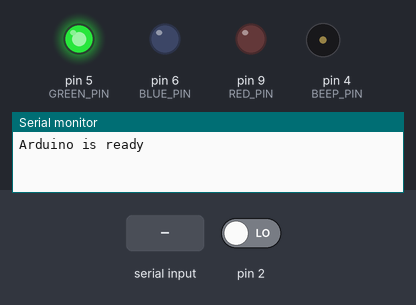
A sketch run on a simulated Arduino Uno, built with avr-gcc and run on an emulated ATmega328P. Shown: output pins drawn as LEDs (lit = HIGH), buzzer (waves = sounding, pin HIGH), the last lines printed to the serial monitor. Inputs (shaded band) come from the test bench; at power-on: pin 2 LOW.

Above: at 1.2 s.
1.3 s: "1\n" received over Serial
At 1.65 s:
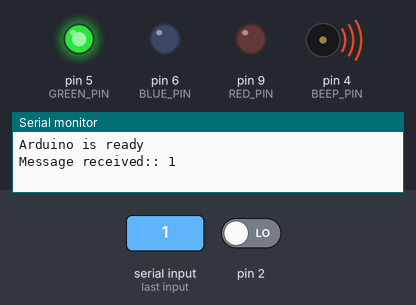
4.3 s: "0\n" received over Serial
At 6.3 s:
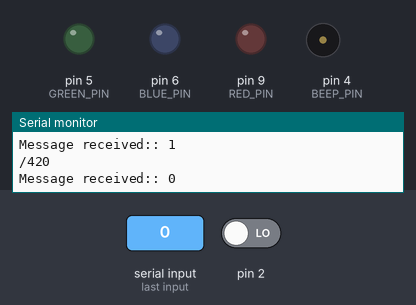
7.3 s: "2\n" received over Serial
At 8.9 s:
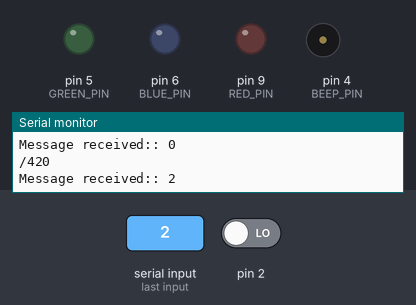
Timing chart, 0 to 10.5 s (numbered marks = the images above; inputs shaded):
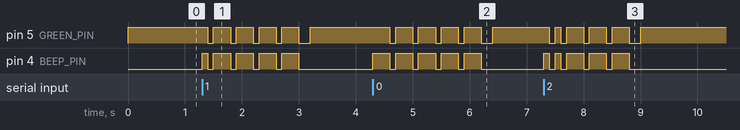

The sketch:

MorseCoreHomelabAlertRework.ino.ino
```cpp
// Declaring Variables
String alertMessage = "hello world";
volatile bool powerState = true;
String errorMessage = "";
int errorCode = 0;


// Defining morse code mapping
const char* MORSE_CODE[][2]={
  {'A', ".-"},   {'B', "-..."},  {'C', "-.-."}, {'D', "-.."},
  {'E', "."},    {'F', "..-."},  {'G', "--."},  {'H', "...."},
  {'I', ".."},   {'J', ".---"},  {'K', "-.-"},  {'L', ".-.."},
  {'M', "--"},   {'N', "-."},    {'O', "---"},  {'P', ".--."},
  {'Q', "--.-"}, {'R', ".-."},   {'S', "..."},  {'T', "-"},
  {'U', "..-"},  {'V', "...-"},  {'W', ".--"},  {'X', "-..-"},
  {'Y', "-.--"}, {'Z', "--.."},  {'1', ".----"}, {'2', "..---"},
  {'3', "...--"}, {'4', "....-"}, {'5', "....."}, {'6', "-...."},
  {'7', "--..."}, {'8', "---.."}, {'9', "----."}, {'0', "-----"}
};

//Declaring gap timing
int CHAR_DELAY = 100;
int LETTER_DELAY = 200;
int WORD_DELAY = 600;

//Declaring Pins
int RED_PIN = 9;
int GREEN_PIN = 5;
int BLUE_PIN = 6;
int BEEP_PIN = 4;

//Declaring ColorValues
int redValue = 0;
int greenValue = 0;
int blueValue = 0;

// Declaring functions [kinda like init i would assume before any one is requested they already exist]
void setup();
void loop();
void setColor(int red,int green, int blue);
void toggleLed(bool toggleStatus, bool toggleBuzzer=false);
void dot();
void dash();
bool encodeMorseChar(char CHAR);
void printMorseDictionary();
void messageToMorse(String message);


void setup() {
  Serial.begin(115200);
  pinMode(RED_PIN, OUTPUT);
  pinMode(GREEN_PIN, OUTPUT);
  pinMode(BLUE_PIN, OUTPUT);
  pinMode(BEEP_PIN, OUTPUT);
  pinMode(2, INPUT);
  attachInterrupt(digitalPinToInterrupt(2), powerStateToggle, RISING);
  Serial.println("Arduino is ready");
}

void powerStateToggle() {
  powerState = !powerState;
}

void setColor(int red, int green, int blue) {
  redValue = red;
  greenValue=green;
  blueValue=blue;
}

void toggleLed(bool toggleStatus, bool toggleBuzzer=false){
  if (!toggleStatus){
  digitalWrite(RED_PIN,LOW);
  digitalWrite(GREEN_PIN,LOW);
  digitalWrite(BLUE_PIN,LOW);
  digitalWrite(BEEP_PIN, LOW);
  }else {
  analogWrite(RED_PIN, redValue);
  analogWrite(GREEN_PIN, greenValue);
  analogWrite(BLUE_PIN, blueValue);
  if (toggleBuzzer){
    digitalWrite(BEEP_PIN, HIGH);
  }
  }
}

void dot() {
  toggleLed(true,true);
  delay(100);
  toggleLed(false);
  delay(CHAR_DELAY);
}

void dash() {
  toggleLed(true,true);
  delay(300);
  toggleLed(false);
  delay(CHAR_DELAY);
}


bool encodeMorseChar(char CHAR) {
  //Iterate through the morse code mapping
  for (int i=0; i<sizeof(MORSE_CODE) / sizeof(MORSE_CODE[0]); i++){
    if (MORSE_CODE[i][0]==CHAR){
      String morse = String(MORSE_CODE[i][1]);

      //Iterate through the morse code string and produce dots and dashes
      for (int j=0; j<morse.length(); j++){
        if (morse[j] == '.'){
          dot();
        } else if (morse[j] == '-'){
          dash();
        } else {
          errorMessage = "CHAR Not found in morse mapping";
          errorCode = 1300;
          return false;
        }
      }
      return true;
    }
  }
  if (CHAR == ' '){
    delay(WORD_DELAY);
    return true;
  } else {
    errorMessage = "CHAR Not found in morse mapping";
    errorCode = 1300;
    return false;
  }
}

void printMorseDic(){
  for (int i = 0; i < sizeof(MORSE_CODE) / sizeof(MORSE_CODE[0]); i++) {
    char character = MORSE_CODE[i][0];
    String morse = String(MORSE_CODE[i][1]);
  }
  messageToMorse(alertMessage);
}


void messageToMorse(String message){
  //Convert to UPPER to remove CaseSensitive messages
  message.toUpperCase();
  Serial.print("Message received");
  int messageLength = message.length()-1;
  for (int i=0; i<=messageLength && powerState == true; i++){
    char testChar = message[i];
    Serial.print(":: ");
    Serial.println(testChar);
    encodeMorseChar(testChar);
    delay(CHAR_DELAY);
  }
  toggleLed(true,false);
  Serial.println("/420");
}

void loop() {
  if (powerState == true) {
    // If Power State indicates that the service has been turned On
    setColor(0, 255, 0);
    toggleLed(true,false);
    while (!Serial.available()){

    }

    // Receive message and check not empty
    String inputMessage = Serial.readStringUntil('\n');
    if (inputMessage!=NULL){
      messageToMorse(inputMessage);
    }
  } else {
    //Obviously Power State is Off, or StandBy for context purposes
        setColor(0, 0, 255);
        toggleLed(true,false);
  }
  delay(WORD_DELAY);
}
```

Measured:
- after the input at 1.3 s, pin 5 (GREEN_PIN): goes 4 × (LOW 0.10 s, HIGH 0.30 s), LOW 0.20 s, then HIGH, starting after 0.10 s; pin 4 (BEEP_PIN): LOW → HIGH at once, then repeats every 0.40 s: LOW 0.10 s, HIGH 0.30 s, until it stays LOW from 3.0 s
- after the input at 4.3 s, pin 5 (GREEN_PIN): goes 4 × (LOW 0.10 s, HIGH 0.30 s), LOW 0.20 s, then HIGH, starting after 0.30 s; pin 4 (BEEP_PIN): alternates HIGH for 0.30 s and LOW for 0.10 s, 10 changes in all, then stays LOW, starting at once
- after the input at 7.3 s, pin 5 (GREEN_PIN): goes LOW 0.10 s, HIGH 0.10 s, 3 × (LOW 0.10 s, HIGH 0.30 s), LOW 0.20 s, then HIGH, starting after 0.10 s; pin 4 (BEEP_PIN): goes HIGH 0.10 s, LOW 0.10 s, HIGH 0.10 s, 3 × (LOW 0.10 s, HIGH 0.30 s), then LOW, starting at once
